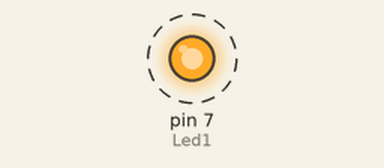
Simulated run of this sketch. Board: Arduino Uno, built with avr-gcc and run on an emulated ATmega328P. Parts: output pins drawn as LEDs (lit = HIGH). Dashed ring = blinking.

Above: at 0.6 s.
Timing chart, 0 to 3.5 s (numbered marks = the images above):
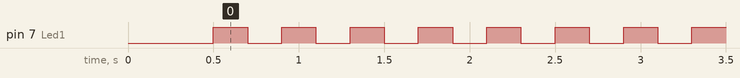

Measured:
- by itself, pin 7 (Led1): alternates HIGH for 0.20 s and LOW for 0.20 s

The sketch:

Un_Led.ino
```cpp
int Led1=7;
int Tiempo=200;
void setup() {
  pinMode (Led1, OUTPUT);
  digitalWrite(Led1, LOW);
  delay(500);
}

void loop() {
  digitalWrite(Led1, HIGH);
  delay(Tiempo);
  digitalWrite(Led1, LOW);
  delay(Tiempo);
}
```
